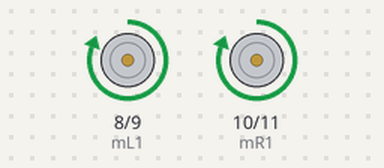
Bench run of a sketch on a simulated Arduino Uno, built with avr-gcc and run on an emulated ATmega328P. Shown: motor-driver pin pairs drawn as motors (green arrow = first pin HIGH = forward, orange = second pin HIGH = backward, longer = more drive).

Above: at 0.5 s.
At 2.5 s:
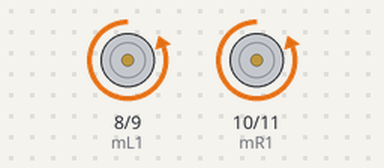
At 4.5 s:
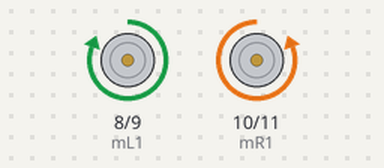
At 9.5 s:
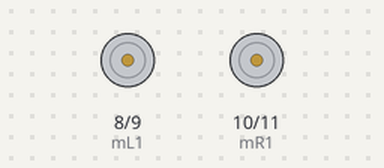
Timing chart, 0 to 10.4 s (numbered marks = the images above):
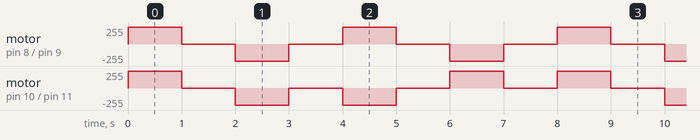

Measured:
- by itself, motor on pin 8 (mL1) / pin 9 (mL2): repeats every 4.0 s: stopped 1.0 s, backward 255/255 1.0 s, stopped 1.0 s, forward 255/255 1.0 s
- by itself, motor on pin 10 (mR1) / pin 11 (mR2): repeats every 8.0 s: 2 × (stopped 1.0 s, backward 255/255 1.0 s), 2 × (stopped 1.0 s, forward 255/255 1.0 s)

The sketch:

26.Simple_Motor_driver.ino
```cpp
int mL1= 8; // initialize digital pin 8 as left motor
int mL2= 9; // initialize digital pin 9 as left motor
int mR1= 10; // initialize digital pin 10 as right motor
int mR2= 11; //initialize digital pin 11 as right motor
void setup() {
// put your setup code here, to run once:
pinMode(mL1,OUTPUT);
pinMode(mL2,OUTPUT); // Set the input and output values
pinMode(mR1,OUTPUT);
pinMode(mR2,OUTPUT);
}
void loop()
{
 forward(); // calling the forward function
 delay(1000); // wait for 1 sec
 stop_now(); //calling the stop_now function
 delay(1000); // wait for 1 sec
 backward(); // calling the backward function
 delay(1000); // wait for 1sec
 stop_now(); //calling the stop_now function
 delay(1000); // wait for 1 sec
 right(); // calling the right function
 delay(1000); // wait for 1 sec
 stop_now(); //calling the stop_now function
 delay(1000); // wait for 1 sec
left(); // calling the left function
delay(1000); // wait for 1 sec
stop_now(); //calling the stop_now function
delay(1000); // wait for 1sec
}
void forward() //To move forward
{
digitalWrite(mL1,HIGH);
digitalWrite(mL2,LOW);
digitalWrite(mR1,HIGH);
digitalWrite(mR2,LOW);
}
void backward() // To move Backward
{
digitalWrite(mL1,LOW);
digitalWrite(mL2,HIGH);
digitalWrite(mR1,LOW);
digitalWrite(mR2,HIGH);
}
void right() // To move Right
{
digitalWrite(mL1,HIGH);
digitalWrite(mL2,LOW);
digitalWrite(mR1,LOW);
digitalWrite(mR2,HIGH);}


void left() { // To move left
digitalWrite(mL1,LOW);
digitalWrite(mL2,HIGH);
digitalWrite(mR1,HIGH);
digitalWrite(mR2,LOW); }
void stop_now() //To stop
{
digitalWrite(mL1,LOW);
digitalWrite(mL2,LOW);
digitalWrite(mR1,LOW);
digitalWrite(mR2,LOW);
}
```
